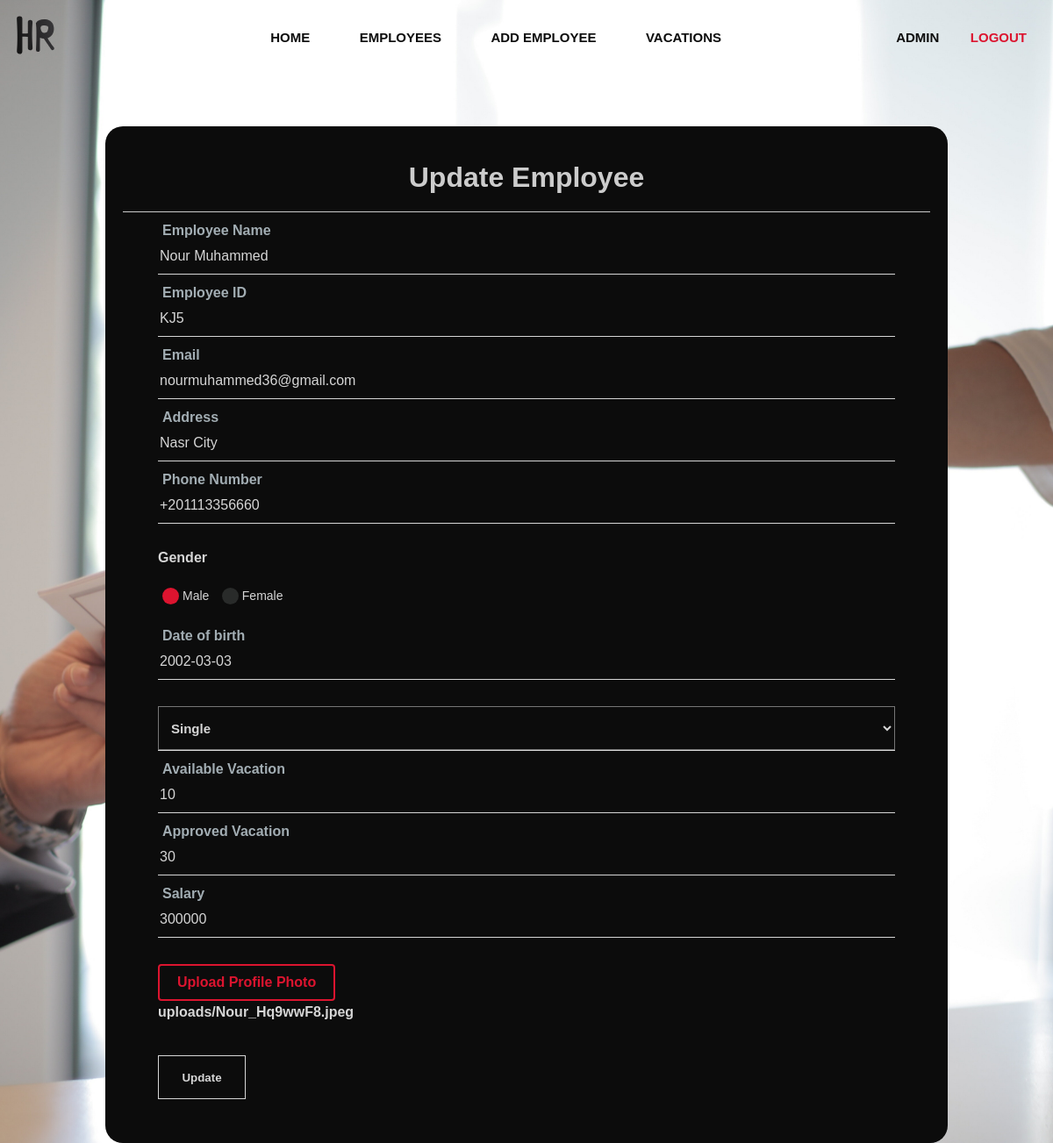
Screenshot of /human-resources/employee/update-profile/Nour Muhammed (signed in) with the database file from the repository.
### employee/models.py (models this page shows, shortened)
class Employee(models.Model):
    maritalChoices = [
        ("Single", "Single"),
        ("Married", "Married"),
        ("Divorced", "Divorced"),
        ("Widowed", "Widowed"),
        ("Separated", "Separated"),
    ]
    genderChoices = [
        ("M", "Male"),
        ("F", "Female"),
    ]
    name = models.CharField(max_length=20, null=True)
    empID = models.CharField(max_length=5, null=True)
    empEmail = models.EmailField(max_length=30, null=True)
    profilePicture = models.ImageField(
        upload_to="uploads",
        default="profile/pngegg.png",
        blank=True,
        null=True,
    )
    address = models.CharField(max_length=30, null=True)
    phoneNum = models.CharField(max_length=15, null=True)
    gender = models.CharField(max_length=10, null=True)
    maritalStatus = models.CharField(max_length=10, null=True, choices=maritalChoices)
    availableVacation = models.IntegerField(null=True)
    approvedVacation = models.IntegerField(null=True)
    salaryVacation = models.IntegerField(null=True)
    birthDate = models.DateField(blank=True, null=True)

### employee/views.py (the view, shortened to what this page needs)
# urls.py: path("update-profile/<str:name>", views.updateEmployee, name="updateEmployee"),
@login_required(login_url="login")
def updateEmployee(request, name):
    employee = Employee.objects.get(name=name)
    form = EmployeeForm(instance=employee)
    context = {
        "form": form,
        "emp": employee,
    }
    return render(request, "employee/UpdateProfile.html", context)

### employee/forms.py
class EmployeeForm(forms.ModelForm):
    birthDate = forms.DateField(input_formats= settings.DATE_INPUT_FORMATS)
    class Meta:
        model = Employee
        fields = "__all__"

### templates/employee/UpdateProfile.html (shortened to what this page needs)
{% load static %}
<!DOCTYPE html>
<html lang="en">
  <head>
    <link rel="stylesheet" href="{% static 'css/master.css'%}" />
    <link rel="stylesheet" href="{% static 'css/log.css'%}" />
    <link rel="stylesheet" href="{% static 'css/updateProfile.css'%}" />
    <link rel="stylesheet" href="{% static 'css/all.min.css'%}" />
  </head>
  <body>
    <div class="parent">
      {% include "constant/nav.html" %}
      <div class="form-box">
        <h1>Update Employee</h1>
        <form class="form" method="POST" enctype="multipart/form-data">
          <div class="box">
            <input type="text" name="name" id="name" value="{{emp.name}}" />
            <label for="name">Employee Name</label>
          </div>
          <div class="box">
            <input type="text" name="empID" id="id" value="{{emp.empID}}" />
            <label for="id">Employee ID</label>
          </div>
          <div class="box">
            <input
              type="email"
              name="empEmail"
              id="mail"
              value="{{emp.empEmail}}"
            />
            <label for="mail">Email</label>
          </div>
          <div class="box">
            <input
              type="text"
              name="address"
              id="address"
              value="{{emp.address}}"
            />
            <label for="address">Address</label>
          </div>
          <div class="box">
            <input
              type="text"
              id="tel"
              name="phoneNum"
              title="Enter Country code then your number  Example : +20100000000000"
              value="{{emp.phoneNum}}"
            />
            <label for="tel">Phone Number</label>
          </div>
          <h4>Gender</h4>
          <div class="choose">
            <label for="radio01"><span></span>Male</label>
          </div>
          <div class="choose">
            <label for="radio02"><span></span>Female</label>
          </div>
          <div class="box">
            {{ form.birthDate }}
            <label for="">Date of birth</label>
          </div>
          <div class="box">
            <div id="wrap">
              <select name="maritalStatus">
                <option value="Single">Single</option>
              </select>
            </div>
          </div>
          <div class="box">
            <label for="Available">Available Vacation</label>
            <input
              type="number"
              name="availableVacation"
              min="0"
              max="365"
              id="Available"
              placeholder="0"
              value="{{emp.availableVacation}}"
            />
          </div>
          <div class="box">
            <label for="Approved">Approved Vacation</label>
            <input
              type="number"
              id="Approved"
              name="approvedVacation"
              min="0"
              max="365"
              placeholder="0"
              value="{{emp.approvedVacation}}"
            />
          </div>
          <div class="box">
            <input
              type="text"
              name="salaryVacation"
              id="Salary"
              maxlength="7"
              min="0"
              placeholder="0$"
              title="Enter salary in US Dollar"
              value="{{emp.salaryVacation}}"
            />
            <label for="Salary">Salary</label>
          </div>
          <div class="wrap">
            <span class="fit button">
              <span>Upload Profile Photo</span>
            </span>
            <h4>{{emp.profilePicture}}</h4>
          </div>
          <div class="btn">
            <button type="submit">Update</button>
          </div>
        </form>
      </div>
    </div>
  </body>
</html>

### templates/constant/nav.html
{% load static %}
   <div class="nav">
        <div class="container flex">
          <div class="logo">
            <a href="{% url "home" %}"><img src="{% static 'images/logo-01.svg' %}" alt="logo" /></a>
          </div>
          <ul class="nav-menu horezontal">
            <li><a href="{% url "home" %}" class="btn6">Home</a></li>
            <li><a href="{% url "employees" %}" class="btn6">Employees</a></li>
            <li><a href="{% url 'addEmployee'%}" class="btn6">Add Employee</a></li>
            <li><a href="{% url 'vacationIntro'%}" class="btn6">Vacations</a></li>
          </ul>
          <div class="auth-btn">
            {% if user.is_authenticated %}
            <a href="{% url 'userProfile'  %}" class="btn6">{{user.username}}</a>
            <a href="{% url 'logout'%}" class="btn6 active">Logout</a>
            {% else %}
            <a href="{% url 'login'%}" class="btn6">Login</a>
            <a href="{% url 'register'%}" class="btn6 active">Register</a>
            {% endif %}
          </div>
        </div>
      </div>

### static/css/master.css (style rules this page uses)
:root { --mainColor:#d6d6d6; --secColor:#cccccc; --mainText:rgb(12, 12, 12); --secText:rgb(220, 20, 47); }
* { box-sizing: border-box; margin: 0; }
html { scroll-behavior: smooth; }
body { background-color: var(--mainColor); font-family: "Merriweather Sans", sans-serif; }
.container { margin-left: auto; margin-right: auto; padding-left: 15px; padding-right: 15px; }
.flex { display: flex; flex-wrap: wrap; }
ul { list-style: none; }
a { text-decoration: none; }
input { color-scheme:dark; }
@media (min-width: 768px) { .container { width: 750px; } }
@media (min-width: 992px) { .container { width: 970px; } }
@media (min-width: 1200px) { .container { width: 1170px; } }
.nav { z-index: 2; position: fixed; top: 0px; left: 0; right: 0; z-index: 1000; background-color: transparent; transition: .3s; -webkit-transition: .3s; -moz-transition: .3s; -ms-transition: .3s; -o-transition: .3s; }
.nav .container { justify-content: space-between; align-items: center; padding: 15px 0; }
.nav .container .logo a img { width: 50px; }
.nav .container .nav-menu li a, .nav .container .auth-btn a { color: var(--mainText); font-weight: bold; font-size: 15px; transition: .3s; -webkit-transition: .3s; -moz-transition: .3s; -ms-transition: .3s; -o-transition: .3s; }
.nav .container .horezontal li { display: inline-block; margin-left: 20px; }
.nav .container .auth-btn a.active { color: var(--secText); border: none; transition: .3s; -webkit-transition: .3s; -moz-transition: .3s; -ms-transition: .3s; -o-transition: .3s; }
.btn,.btn6 { padding: 10px 15px; color: #fff; font-family: sans-serif; text-transform: uppercase; text-align: center; position: relative; text-decoration: none; display:inline-block; }
.btn::before { content: ''; position: absolute; bottom: 50%; left: 0px; width: 100%; height: 1px; display: block; -webkit-transform-origin: left top; -ms-transform-origin: left top; transform-origin: left top; -webkit-transform: scale(0, 1); -ms-transform: scale(0, 1); transform: scale(0, 1); -webkit-transition: transform 0.4s cubic-bezier(1, 0, 0, 1); transition: transform 0.4s cubic-bezier(1, 0, 0, 1) }
.btn6 { border:1px solid transparent; -webkit-transition: all 0.4s cubic-bezier(.5, .24, 0, 1); transition: all 0.4s cubic-bezier(.5, .24, 0, 1); }
.btn6::before { content: ''; position: absolute; left: 0px; bottom:0px; z-index:-1; width: 0%; height:1px; background: var(--secText); box-shadow: inset 0px 0px 0px var(--secText); display: block; -webkit-transition: all 0.4s cubic-bezier(.5, .24, 0, 1); transition: all 0.4s cubic-bezier(.5, .24, 0, 1) }
.btn6::after { content: ''; position: absolute; right: 0px; top:0px; z-index:-1; width: 0%; height:1px; background: var(--secText); -webkit-transition: all 0.4s cubic-bezier(.5, .24, 0, 1); transition: all 0.4s cubic-bezier(.5, .24, 0, 1) }

### static/css/log.css (style rules this page uses)
.parent { height: 100vh; background-image: url("/static/images/pexels-pixabay-260689.jpg"); background-size: cover; }
.parent .nav { position: relative; }
.form-box { position: relative; z-index: 1000; width: 500px; margin: 50px auto ; background-color: var(--mainText); border-radius: 10px; -webkit-border-radius: 10px; -moz-border-radius: 10px; -ms-border-radius: 10px; -o-border-radius: 10px; }
.form-box h1 { text-align: center; color: var(--secColor); padding: 20px 0; border-bottom: 1px solid var(--secColor); }
.form-box .form { padding: 0 40px; }
.form-box .form .box { position: relative; margin: 30px 0; border-bottom: 1px solid var(--mainColor); }
.form-box .form .box input { width: 100%; height: 40px; border: none; background-color: transparent; outline: none; font-size: 16px; color: var(--mainColor); }
.form-box .form .box label { position: absolute; left: 5px; top: -9px; font-size: 16px; color: #a2adb3; font-weight: bold; transform: translateY(-50%); transition: 0.3s; -webkit-transition: .3s; -moz-transition: .3s; -ms-transition: .3s; -o-transition: .3s; -webkit-transform: translateY(-50%); -moz-transform: translateY(-50%); -ms-transform: translateY(-50%); -o-transform: translateY(-50%); }
.form-box .form .btn { margin: 30px auto; width: fit-content; padding: 0; }
.form-box .form .btn button { background-color: transparent; color: var(--mainColor); width: 100px; height: 50px; border: none; font-weight: bold; outline: none; cursor: pointer; transition: ease .3s; -webkit-transition: ease .3s; -moz-transition: ease .3s; -ms-transition: ease .3s; -o-transition: ease .3s; border: 1px solid var(--mainColor); }

### rows the page displays
Employee: name "Nour Muhammed", empID "KJ5", empEmail "nourmuhammed36@gmail.com", address "Nasr City", phoneNum "+201113356660", birthDate "2002-03-03", availableVacation "10", approvedVacation "30", salaryVacation "300000", profilePicture "uploads/Nour_Hq9wwF8.jpeg"

### other values shown
{{ user.username }} "ADMIN"
